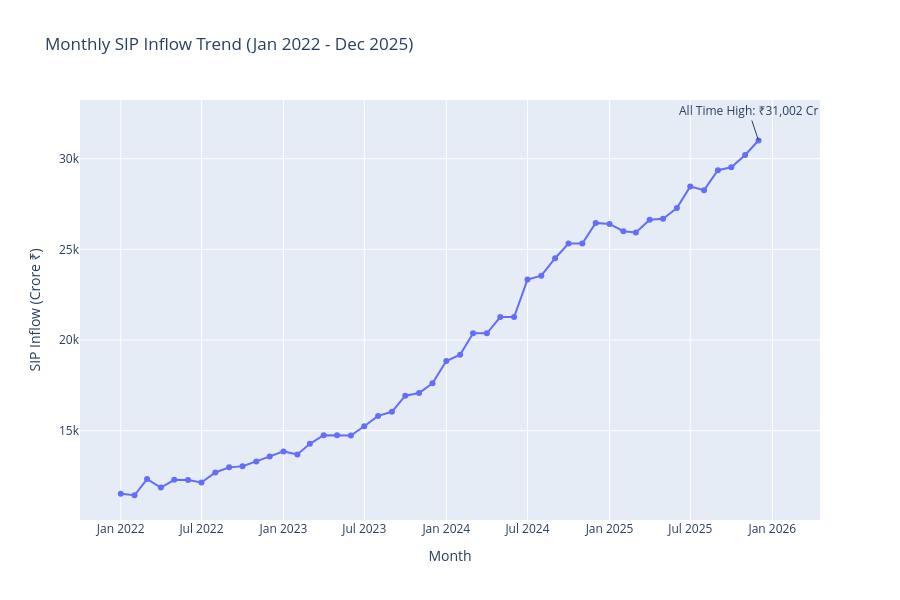

The notebook cell this image was saved under:
### Code cell
sip["month"] = sip["month"].astype(str)


fig = px.line(
    sip,
    x="month",
    y="sip_inflow_crore",
    markers=True,
    title="Monthly SIP Inflow Trend (Jan 2022 - Dec 2025)"
)

max_sip = sip.loc[sip["sip_inflow_crore"].idxmax()]

fig.add_annotation(
    x=max_sip["month"],
    y=max_sip["sip_inflow_crore"],
    text="All Time High: ₹31,002 Cr",
    showarrow=True
)

fig.update_layout(
    height=600,
    xaxis_title="Month",
    yaxis_title="SIP Inflow (Crore ₹)"
)
fig.write_image("reports/sip_trend.png")

fig.show()

### Figure 1 — Plotly figure (JSON) as saved in the notebook; plotly's stock layout.template omitted (floating-point values rounded to 4 significant figures)
{"data": [{"hovertemplate": "month=%{x}<br>sip_inflow_crore=%{y}<extra></extra>", "legendgroup": "", "line": {"color": "#636efa", "dash": "solid"}, "marker": {"symbol": "circle"}, "mode": "lines+markers", "name": "", "orientation": "v", "showlegend": false, "type": "scatter", "x": ["2022-01-01", "2022-02-01", "2022-03-01", "2022-04-01", "2022-05-01", "2022-06-01", "2022-07-01", "2022-08-01", "2022-09-01", "2022-10-01", "2022-11-01", "2022-12-01", "2023-01-01", "2023-02-01", "2023-03-01", "2023-04-01", "2023-05-01", "2023-06-01", "2023-07-01", "2023-08-01", "2023-09-01", "2023-10-01", "2023-11-01", "2023-12-01", "2024-01-01", "2024-02-01", "2024-03-01", "2024-04-01", "2024-05-01", "2024-06-01", "2024-07-01", "2024-08-01", "2024-09-01", "2024-10-01", "2024-11-01", "2024-12-01", "2025-01-01", "2025-02-01", "2025-03-01", "2025-04-01", "2025-05-01", "2025-06-01", "2025-07-01", "2025-08-01", "2025-09-01", "2025-10-01", "2025-11-01", "2025-12-01"], "xaxis": "x", "y": [11517, 11438, 12328, 11863, 12286, 12276, 12140, 12694, 12976, 13040, 13306, 13573, 13856, 13687, 14276, 14749, 14749, 14734, 15245, 15814, 16042, 16928, 17073, 17610, 18838, 19187, 20371, 20371, 21262, 21262, 23332, 23547, 24509, 25323, 25320, 26459, 26400, 25999, 25926, 26632, 26688, 27274, 28464, 28265, 29361, 29529, 30200, 31002], "yaxis": "y"}], "layout": {"annotations": [{"showarrow": true, "text": "All Time High: ₹31,002 Cr", "x": "2025-12-01", "y": 31002}], "height": 600, "legend": {"tracegroupgap": 0}, "title": {"text": "Monthly SIP Inflow Trend (Jan 2022 - Dec 2025)"}, "xaxis": {"anchor": "y", "domain": [0, 1], "title": {"text": "Month"}}, "yaxis": {"anchor": "x", "domain": [0, 1], "title": {"text": "SIP Inflow (Crore ₹)"}}}}
